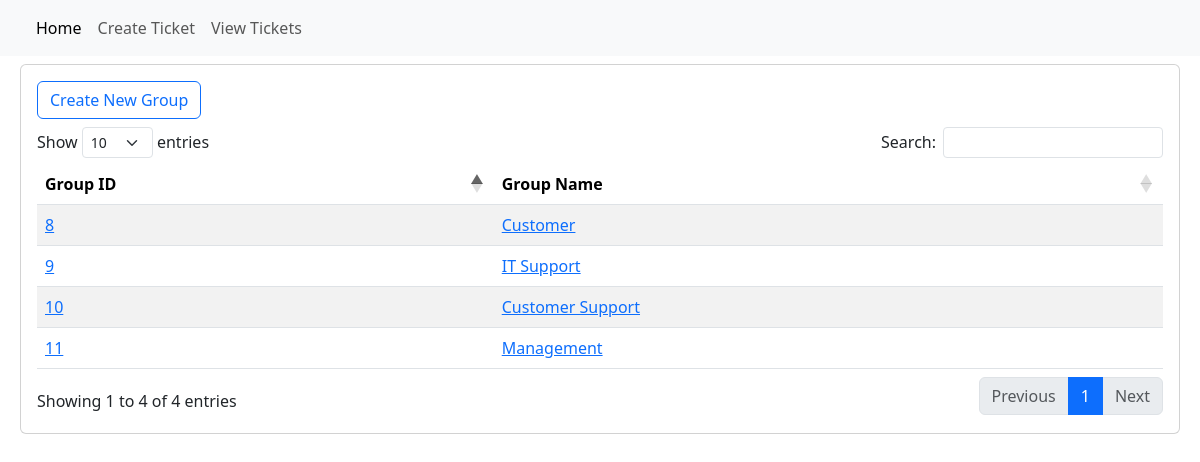
/admin/groupmanagement/index.php (signed in), run on the app's committed database.
### tables this page shows
CREATE TABLE `Group_Reference` (
  `Group_ID` int NOT NULL AUTO_INCREMENT,
  `Group_Name` varchar(128) NOT NULL,
  PRIMARY KEY (`Group_ID`)
);

### class/internal_user.php (called while the page is built, shortened)
<?php
class internal_user{
	private $db;
	function __construct($database){
		$this->db = $database;
	}
	function GetAttr($key){
		if(isset($this->$key)){
			return $this->$key;
		}
		return null;
	}
	function CheckPermission($module, $permission){
		$permissions = Get_Global_Permissions();
		if(array_key_exists($module, $permissions)){
			if(!empty($permissions[$module][$permission])){
				$group = new user_group($this->db, $this);
				$groups = $group->GetUserGroups();
			}
		}
		return false;
	}
}

### class/user_group.php (called while the page is built, shortened)
<?php
class user_group{
	private $db;
	private $User_ID = 0;
	function __construct($database, $user=null){
		$this->db = $database;
		if(!is_null($user)){
			$this->User_ID = $user->GetAttr("User_ID");
		}
	}
	function GetUserGroups(){
		return $this->db->query("SELECT * FROM Group_Users WHERE User_ID = ?", [$this->User_ID]);
	}
	function GetAllGroups(){
		return $this->db->query("SELECT * FROM Group_Reference");
	}
}

### class/database.php (called while the page is built, shortened)
<?php
class database{
	private $dbconn;
	function __construct($ip, $user, $password, $database, $port=3306 ){
		try{
			$this->dbconn = new \MySQLi($ip, $user, $password, $database , $port );
		}catch(Exception $e){
			die(print_r($e));
		}
	}
	function query($query,  $params = [], $return_values=true){
		try{
			$thisquery = $this->dbconn->prepare($query);
			if(!empty($params)){
				$thisquery->bind_param(str_repeat('s', count($params)), ...$params);
			}
			$response = $thisquery->execute();
			if($return_values){
			$return = $thisquery->get_result()->fetch_all(MYSQLI_ASSOC);
			}else{
				$return = $response;
			}
			return $return;
		}catch( Exception $e ){
			throw new Exception(print_r($e));
		}
	}
}

### admin/groupmanagement/index.php (the view, shortened to what this page needs)
<?php
require("../../masterutil.php");
$group = new user_group($database);
$groups = $group->GetAllGroups();
?>
<?php require($CONST_TEMPLATEDIR."/base_logged_in_top.php"); ?>
<div class="col-12">
	<div class="col-12">
		<div class="card">
		  <div class="card-body">
			  <div class="row mb-2">
			  	<div class="col-6">
					<a href="create.php" class="btn btn-outline-primary">Create New Group</a>
				  </div>
			  </div>
			<table id="group_table" class="table table-striped">
				<thead>
					<tr>
						<th>Group ID</th>
						<th>Group Name</th>
					</tr>
				</thead>
				<tbody>
					<?php foreach($groups as $g){ ?>
					<tr>
						<td><a href="audit.php?group=<?= $g['Group_ID'] ?>"><?= $g['Group_ID'] ?></a></td>
						<td><a href="audit.php?group=<?= $g['Group_ID'] ?>"><?= $g['Group_Name'] ?></a></td>
					</tr>
					<?php } ?>
				</tbody>
			</table>
		  </div>
		</div>
	</div>
</div>
<?php require($CONST_TEMPLATEDIR."/base_logged_in_bottom.php"); ?>

### data on the page
group_reference: Group_ID "8", Group_Name "Customer"
group_reference: Group_ID "9", Group_Name "IT Support"
group_reference: Group_ID "10", Group_Name "Customer Support"
group_reference: Group_ID "11", Group_Name "Management"
